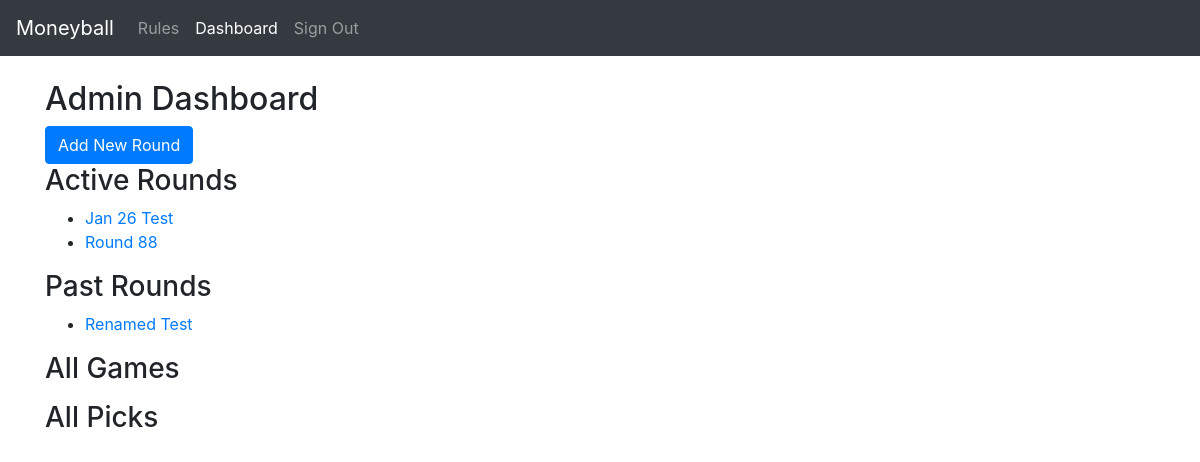
/admin_home (signed in), run on the app's committed database.
### models.py (models this page shows)
class Round(db.Model):
    id = db.Column(db.Integer, primary_key=True)
    name = db.Column(db.String(100), nullable=False)
    created_at = db.Column(db.DateTime, default=datetime.utcnow)
    games = db.relationship('Game', backref='round', lazy=True)
    is_active = db.Column(db.Boolean, default=True)

### routes.py (the view)
@app.route('/admin_home')
@login_required
def admin_home():
    if not current_user.is_admin:
        return redirect(url_for('home'))
    active_rounds = Round.query.filter_by(is_active=True).all()
    past_rounds = Round.query.filter_by(is_active=False).all()
    all_games = Game.query.all()
    all_picks = Pick.query.all()
    return render_template('admin_home.html', active_rounds=active_rounds, past_rounds=past_rounds, all_games=all_games, all_picks=all_picks)

### app.py (called while the page is built)
@app.context_processor
def context_processor():
    def is_active(route_name):
        if request.path == url_for(route_name):
            return 'active'  # This is the class name for active links
        return ''
    return dict(is_active=is_active)

### extensions.py (called while the page is built)
@login_manager.user_loader
def load_user(user_id):
    from models import User  # Import here to avoid circular dependency
    return User.query.get(int(user_id))

### templates/admin_home.html (shortened to what this page needs)
{% extends 'base.html' %}
{% block content %}
<h2>Admin Dashboard</h2>
<a href="{{ url_for('new_round') }}" class="btn btn-primary">Add New Round</a>
<h3>Active Rounds</h3>
<ul>
    {% for round in active_rounds %}
    <li><a href="{{ url_for('manage_round', round_id=round.id) }}">{{ round.name }}</a></li>
    {% endfor %}
</ul>
<h3>Past Rounds</h3>
<ul>
    {% for round in past_rounds %}
    <li><a href="{{ url_for('manage_round', round_id=round.id) }}">{{ round.name }}</a></li>
    {% endfor %}
</ul>
<h3>All Games</h3>
<h3>All Picks</h3>
{% endblock %}

### data on the page
Round: name "Jan 26 Test"
Round: name "Round 88"
Round: name "Renamed Test"
